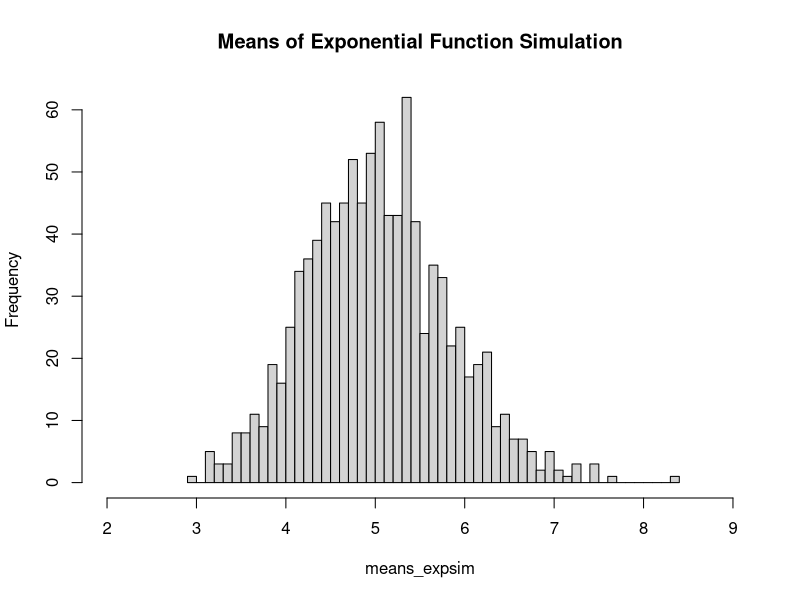
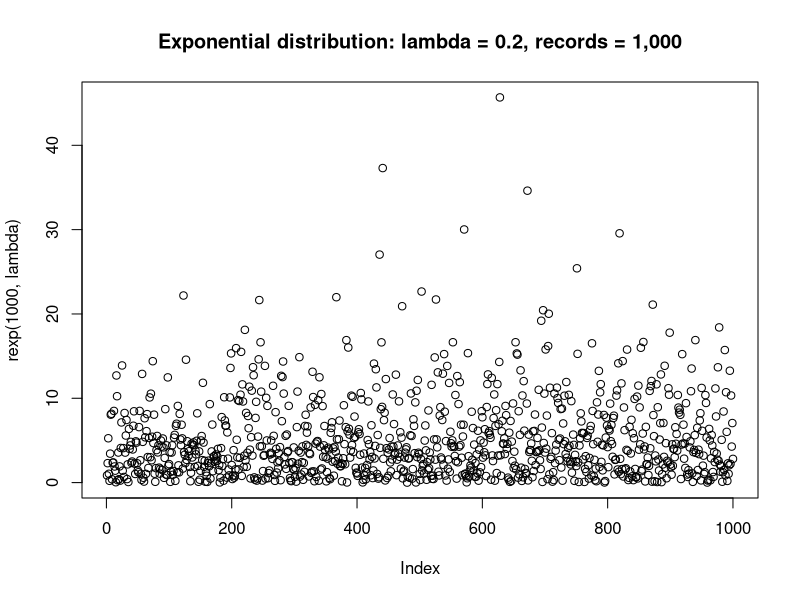
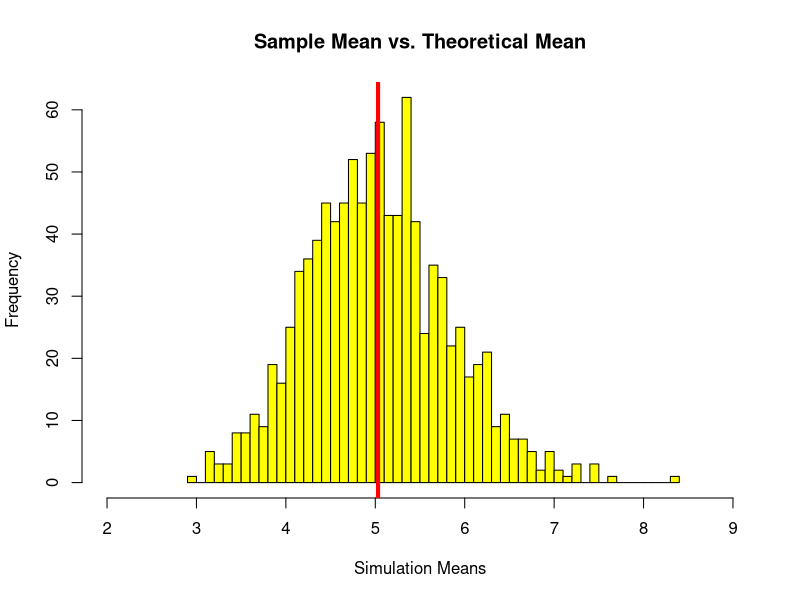
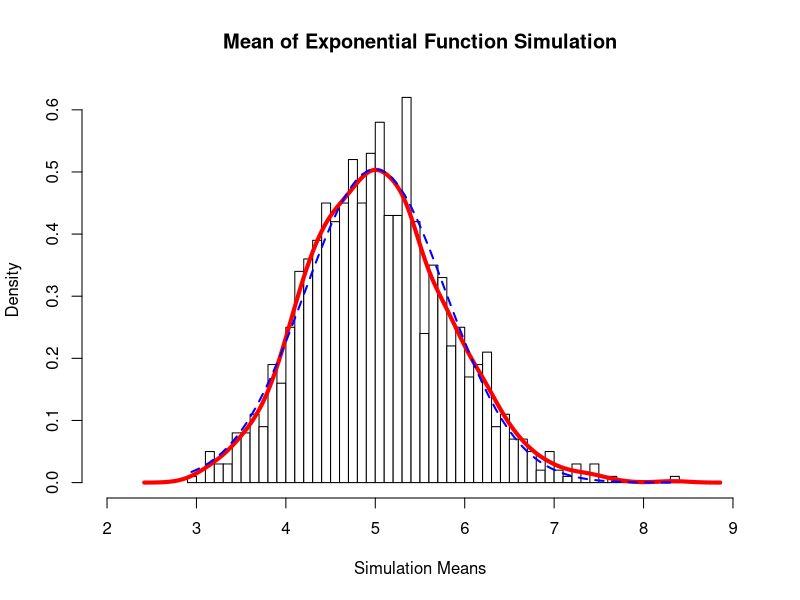

R code for these plots, in order:
## ---- chunk 1
knitr::opts_chunk$set(echo = TRUE)
## ---- chunk 2
#set the seed
set.seed(1976)

#Set lambda = 0.2 for all of the simulations.
lambda <- 0.2

#Distribution of averages of 40 exponentials.
total_exponentials <- 40

#Total simulations is 1000 
total_simulation <- 1000
## ---- chunk 3
# run simulations
running_sim <- replicate(total_simulation, rexp(total_exponentials,lambda))

# Calculate means of exponential simulations
means_expsim <- apply(running_sim,2, mean)

# Plot means histogram
hist(means_expsim, breaks = total_exponentials, xlim = c(2,9), 
     main = "Means of Exponential Function Simulation")

# Exponential distribution can be simulated in R with rexp(n, lambda)
plot(rexp(1000,lambda),
     main="Exponential distribution: lambda = 0.2, records = 1,000")
## ---- chunk 4
# plot histogram of the sample means
hist(means_expsim, main = "Sample Mean vs. Theoretical Mean", xlim =  c(2,9), 
     breaks = total_exponentials, xlab = "Simulation Means", col = "yellow")

# plot vertical blue line at mean of samples
abline(v = mean(means_expsim), lwd = "4", col = "red")

# calculate the mean of our samples
mean(means_expsim)
## ---- chunk 5
# theoretical variance vs. simulated variance
print(paste ("Theoretical variance is: ", round( (1/lambda)^2/total_exponentials, 3)))

print(paste("Actual variance is: ", round( var(means_expsim),3)))
## ---- chunk 6
# Histogram with distribution curve included
hist(means_expsim, prob=TRUE, main = "Mean of Exponential Function Simulation", 
     breaks = 40, xlim = c(2,9), xlab = "Simulation Means", col = "white")
lines(density(means_expsim), lwd=4, col="red")

# Normal distribution line
x <- seq(min(means_expsim), max(means_expsim), length = 2*total_exponentials)
y <- dnorm(x, mean = 1/lambda, sd = sqrt(((1/lambda)/sqrt(total_exponentials))^2))
lines(x,y, pch = 20, lwd = 2, lty = 2, col="blue")
